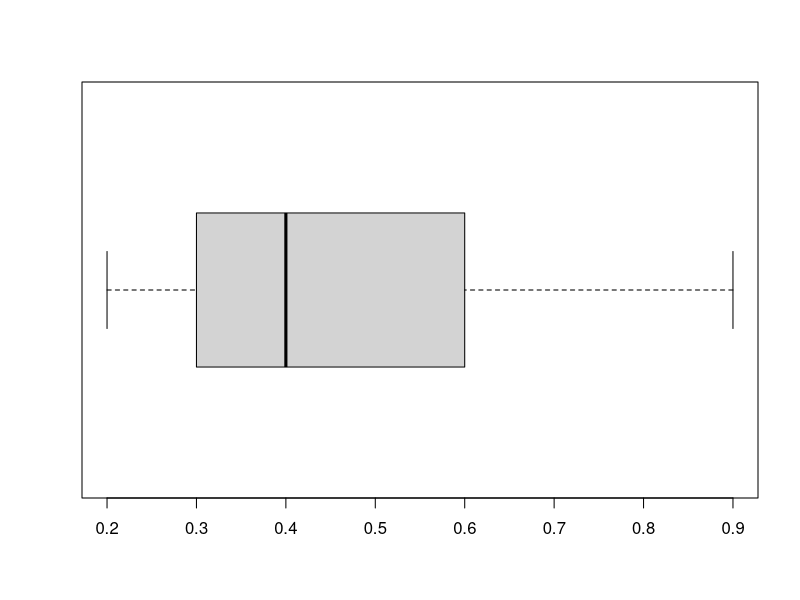
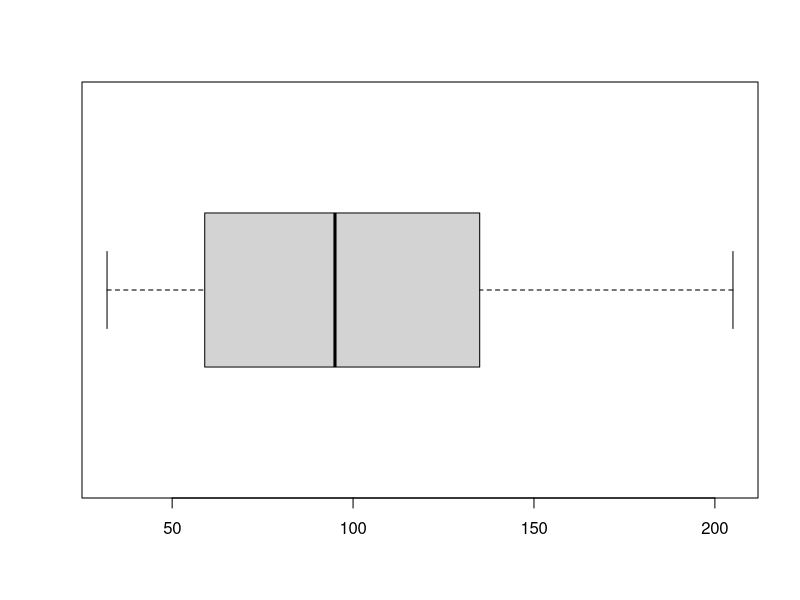
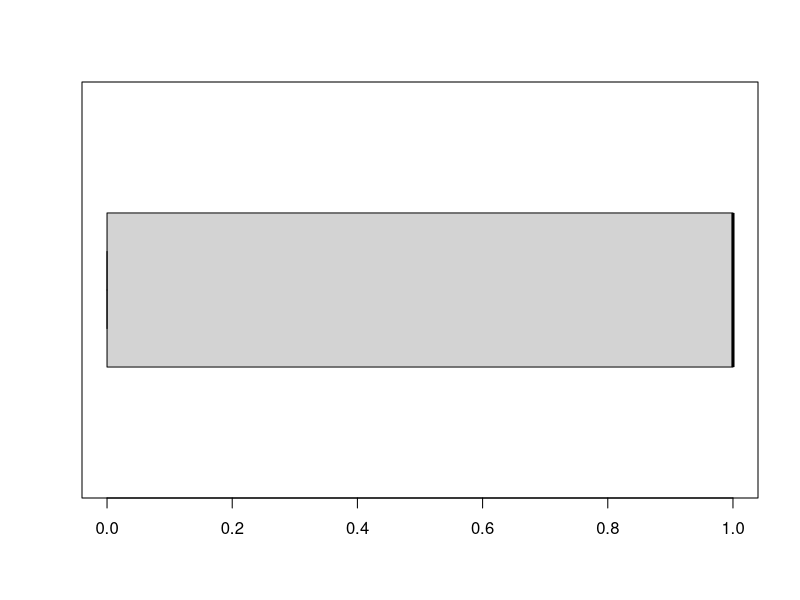
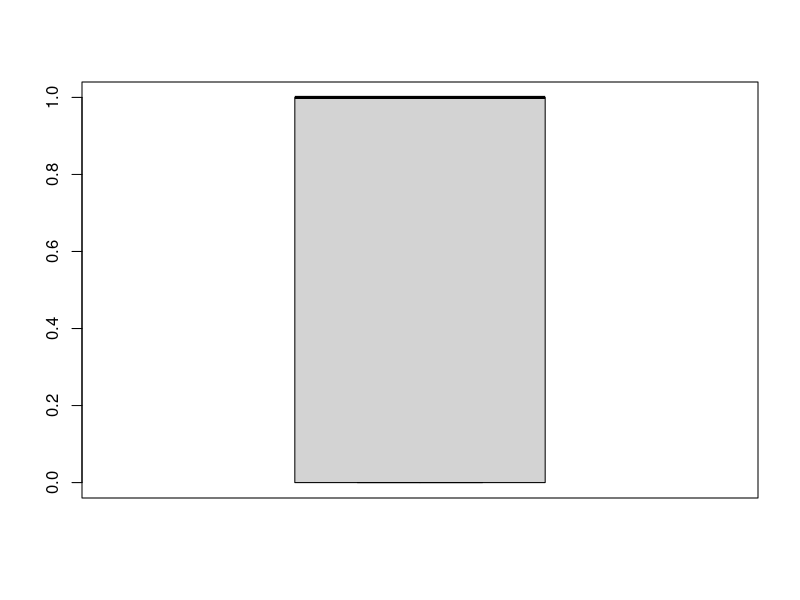
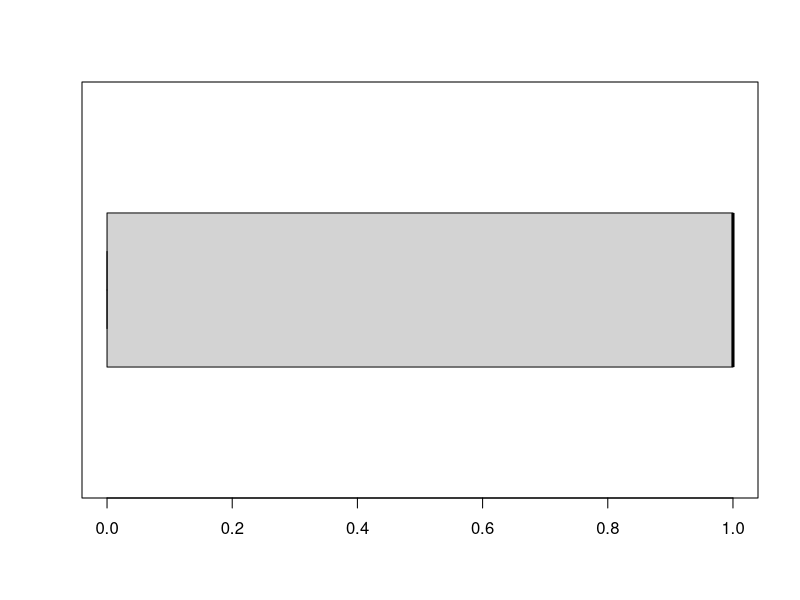
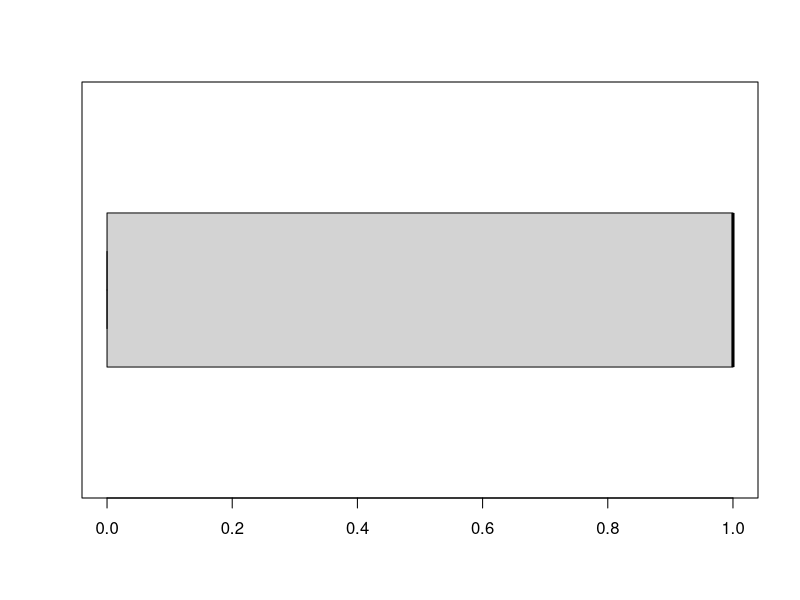

Write the R code that produced these figures, in order.
Frequency <- c(0.6, 0.3, 0.4, 0.4, 0.2, 0.6, 0.3, 0.4, 0.9, 0.2)
hospitaldata <- c("Frequency")
boxplot(Frequency, names=hospitaldata, horizontal = TRUE)


BP <- c(103, 87, 32, 42, 59, 109, 78, 205, 135, 176)
hospitaldata <- c("BP")
boxplot(BP, name=hospitaldata, horizontal = TRUE)

First <- c(1, 1, 1, 1, 0, 0, 0, 0, NA, 1)
hospitaldata <- c("First")
boxplot(First, name=hospitaldata, horizontal = TRUE)
boxplot(First, na.rn=TRUE)

Second <- c(0, 0, 1, 1, 0, 0, 1, 1, 1, 1)
hospitaldata <- c("Second")
boxplot(Second, name=hospitaldata, horizontal = TRUE)

FinalDecision <- c(0, 1, 0, 1, 0, 1, 0, 1, 1, 1)
hospitaldata <- c("FinalDecision")
boxplot(FinalDecision, name=hospitaldata, horizontal = TRUE)


